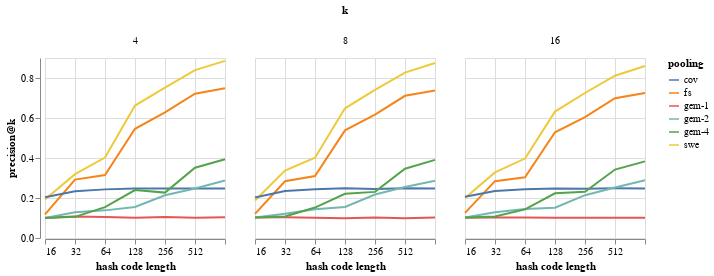

The notebook cell saved with this chart:
### Code cell
pointmnist_data_alt = alt.Data(values=pointmnist_data_k)
alt.Chart(pointmnist_data_alt).mark_line().encode(
    alt.X('code_length:Q', scale=alt.Scale(type='log', base=2), title='hash code length'),
    alt.Y('precision_k:Q', title='precision@k'),
    color='pooling:N'
).properties(
    width=180,
    height=180
).facet(
    column='k:N'
)

### Figure 1 — Vega-Lite specification as saved in the notebook (floating-point values rounded to 4 significant figures)
{"config": {"view": {"continuousWidth": 400, "continuousHeight": 300}}, "data": {"values": [{"dataset": "point_mnist", "pooling": "swe", "ann": "faiss-lsh", "k": 4, "code_length": 16, "emb_time_per_sample": 0.0007717, "inf_time_per_sample": 1.008e-05, "acc": 0.2369, "precision_k": 0.1925}, {"dataset": "point_mnist", "pooling": "swe", "ann": "faiss-lsh", "k": 4, "code_length": 32, "emb_time_per_sample": 0.000777, "inf_time_per_sample": 1.096e-05, "acc": 0.3621, "precision_k": 0.3194}, {"dataset": "point_mnist", "pooling": "swe", "ann": "faiss-lsh", "k": 4, "code_length": 64, "emb_time_per_sample": 0.0007514, "inf_time_per_sample": 2.385e-05, "acc": 0.4475, "precision_k": 0.402}, {"dataset": "point_mnist", "pooling": "swe", "ann": "faiss-lsh", "k": 4, "code_length": 128, "emb_time_per_sample": 0.0007825, "inf_time_per_sample": 2.778e-05, "acc": 0.7134, "precision_k": 0.6621}, {"dataset": "point_mnist", "pooling": "swe", "ann": "faiss-lsh", "k": 4, "code_length": 256, "emb_time_per_sample": 0.000775, "inf_time_per_sample": 0.0001177, "acc": 0.803, "precision_k": 0.7523}, {"dataset": "point_mnist", "pooling": "swe", "ann": "faiss-lsh", "k": 4, "code_length": 512, "emb_time_per_sample": 0.0007631, "inf_time_per_sample": 0.0002397, "acc": 0.8822, "precision_k": 0.8394}, {"dataset": "point_mnist", "pooling": "swe", "ann": "faiss-lsh", "k": 4, "code_length": 1024, "emb_time_per_sample": 0.000787, "inf_time_per_sample": 0.0003678, "acc": 0.9166, "precision_k": 0.8858}, {"dataset": "point_mnist", "pooling": "fs", "ann": "faiss-lsh", "k": 4, "code_length": 16, "emb_time_per_sample": 0.0002275, "inf_time_per_sample": 9.631e-06, "acc": 0.1333, "precision_k": 0.1185}, {"dataset": "point_mnist", "pooling": "fs", "ann": "faiss-lsh", "k": 4, "code_length": 32, "emb_time_per_sample": 0.0002229, "inf_time_per_sample": 9.32e-06, "acc": 0.307, "precision_k": 0.292}, {"dataset": "point_mnist", "pooling": "fs", "ann": "faiss-lsh", "k": 4, "code_length": 64, "emb_time_per_sample": 0.0002249, "inf_time_per_sample": 2.207e-05, "acc": 0.3481, "precision_k": 0.3151}, {"dataset": "point_mnist", "pooling": "fs", "ann": "faiss-lsh", "k": 4, "code_length": 128, "emb_time_per_sample": 0.0002315, "inf_time_per_sample": 2.446e-05, "acc": 0.6033, "precision_k": 0.5459}, {"dataset": "point_mnist", "pooling": "fs", "ann": "faiss-lsh", "k": 4, "code_length": 256, "emb_time_per_sample": 0.0002346, "inf_time_per_sample": 0.0001144, "acc": 0.6844, "precision_k": 0.6285}, {"dataset": "point_mnist", "pooling": "fs", "ann": "faiss-lsh", "k": 4, "code_length": 512, "emb_time_per_sample": 0.0002378, "inf_time_per_sample": 0.0001988, "acc": 0.771, "precision_k": 0.7212}, {"dataset": "point_mnist", "pooling": "fs", "ann": "faiss-lsh", "k": 4, "code_length": 1024, "emb_time_per_sample": 0.0002363, "inf_time_per_sample": 0.0003597, "acc": 0.7987, "precision_k": 0.7485}, {"dataset": "point_mnist", "pooling": "cov", "ann": "faiss-lsh", "k": 4, "code_length": 16, "emb_time_per_sample": 9.105e-05, "inf_time_per_sample": 9.096e-06, "acc": 0.204, "precision_k": 0.204}, {"dataset": "point_mnist", "pooling": "cov", "ann": "faiss-lsh", "k": 4, "code_length": 32, "emb_time_per_sample": 0.0001011, "inf_time_per_sample": 8.909e-06, "acc": 0.2481, "precision_k": 0.2337}, {"dataset": "point_mnist", "pooling": "cov", "ann": "faiss-lsh", "k": 4, "code_length": 64, "emb_time_per_sample": 8.703e-05, "inf_time_per_sample": 2.17e-05, "acc": 0.2642, "precision_k": 0.2431}, {"dataset": "point_mnist", "pooling": "cov", "ann": "faiss-lsh", "k": 4, "code_length": 128, "emb_time_per_sample": 8.653e-05, "inf_time_per_sample": 2.378e-05, "acc": 0.265, "precision_k": 0.2474}, {"dataset": "point_mnist", "pooling": "cov", "ann": "faiss-lsh", "k": 4, "code_length": 256, "emb_time_per_sample": 0.0001066, "inf_time_per_sample": 0.0001157, "acc": 0.2647, "precision_k": 0.247}, {"dataset": "point_mnist", "pooling": "cov", "ann": "faiss-lsh", "k": 4, "code_length": 512, "emb_time_per_sample": 8.733e-05, "inf_time_per_sample": 0.0001879, "acc": 0.2701, "precision_k": 0.2479}, {"dataset": "point_mnist", "pooling": "cov", "ann": "faiss-lsh", "k": 4, "code_length": 1024, "emb_time_per_sample": 8.668e-05, "inf_time_per_sample": 0.0003633, "acc": 0.265, "precision_k": 0.2473}, {"dataset": "point_mnist", "pooling": "gem-1", "ann": "faiss-lsh", "k": 4, "code_length": 16, "power": 1, "emb_time_per_sample": 6.157e-05, "inf_time_per_sample": 1.02e-05, "acc": 0.1037, "precision_k": 0.1011}, {"dataset": "point_mnist", "pooling": "gem-1", "ann": "faiss-lsh", "k": 4, "code_length": 32, "power": 1, "emb_time_per_sample": 4.767e-05, "inf_time_per_sample": 8.653e-06, "acc": 0.1084, "precision_k": 0.1072}, {"dataset": "point_mnist", "pooling": "gem-1", "ann": "faiss-lsh", "k": 4, "code_length": 64, "power": 1, "emb_time_per_sample": 4.976e-05, "inf_time_per_sample": 2.423e-05, "acc": 0.1045, "precision_k": 0.1048}, {"dataset": "point_mnist", "pooling": "gem-1", "ann": "faiss-lsh", "k": 4, "code_length": 128, "power": 1, "emb_time_per_sample": 4.609e-05, "inf_time_per_sample": 2.638e-05, "acc": 0.1116, "precision_k": 0.1012}, {"dataset": "point_mnist", "pooling": "gem-1", "ann": "faiss-lsh", "k": 4, "code_length": 256, "power": 1, "emb_time_per_sample": 5.295e-05, "inf_time_per_sample": 0.0001111, "acc": 0.1085, "precision_k": 0.1053}, {"dataset": "point_mnist", "pooling": "gem-1", "ann": "faiss-lsh", "k": 4, "code_length": 512, "power": 1, "emb_time_per_sample": 4.623e-05, "inf_time_per_sample": 0.0002003, "acc": 0.1057, "precision_k": 0.1009}, {"dataset": "point_mnist", "pooling": "gem-1", "ann": "faiss-lsh", "k": 4, "code_length": 1024, "power": 1, "emb_time_per_sample": 4.764e-05, "inf_time_per_sample": 0.0003392, "acc": 0.1085, "precision_k": 0.1041}, {"dataset": "point_mnist", "pooling": "gem-2", "ann": "faiss-lsh", "k": 4, "code_length": 16, "power": 2, "emb_time_per_sample": 6.29e-05, "inf_time_per_sample": 1.021e-05, "acc": 0.0984, "precision_k": 0.1001}, {"dataset": "point_mnist", "pooling": "gem-2", "ann": "faiss-lsh", "k": 4, "code_length": 32, "power": 2, "emb_time_per_sample": 7.114e-05, "inf_time_per_sample": 9.099e-06, "acc": 0.1459, "precision_k": 0.1285}, {"dataset": "point_mnist", "pooling": "gem-2", "ann": "faiss-lsh", "k": 4, "code_length": 64, "power": 2, "emb_time_per_sample": 6.268e-05, "inf_time_per_sample": 2.508e-05, "acc": 0.1722, "precision_k": 0.1381}, {"dataset": "point_mnist", "pooling": "gem-2", "ann": "faiss-lsh", "k": 4, "code_length": 128, "power": 2, "emb_time_per_sample": 6.287e-05, "inf_time_per_sample": 2.365e-05, "acc": 0.1852, "precision_k": 0.1555}, {"dataset": "point_mnist", "pooling": "gem-2", "ann": "faiss-lsh", "k": 4, "code_length": 256, "power": 2, "emb_time_per_sample": 6.114e-05, "inf_time_per_sample": 0.0001175, "acc": 0.259, "precision_k": 0.2137}, {"dataset": "point_mnist", "pooling": "gem-2", "ann": "faiss-lsh", "k": 4, "code_length": 512, "power": 2, "emb_time_per_sample": 6.014e-05, "inf_time_per_sample": 0.0001943, "acc": 0.2715, "precision_k": 0.2474}, {"dataset": "point_mnist", "pooling": "gem-2", "ann": "faiss-lsh", "k": 4, "code_length": 1024, "power": 2, "emb_time_per_sample": 6.828e-05, "inf_time_per_sample": 0.0003444, "acc": 0.3218, "precision_k": 0.2872}, {"dataset": "point_mnist", "pooling": "gem-4", "ann": "faiss-lsh", "k": 4, "code_length": 16, "power": 4, "emb_time_per_sample": 9.021e-05, "inf_time_per_sample": 1e-05, "acc": 0.098, "precision_k": 0.09972}, {"dataset": "point_mnist", "pooling": "gem-4", "ann": "faiss-lsh", "k": 4, "code_length": 32, "power": 4, "emb_time_per_sample": 9.526e-05, "inf_time_per_sample": 9.286e-06, "acc": 0.0983, "precision_k": 0.1058}, {"dataset": "point_mnist", "pooling": "gem-4", "ann": "faiss-lsh", "k": 4, "code_length": 64, "power": 4, "emb_time_per_sample": 9.106e-05, "inf_time_per_sample": 2.223e-05, "acc": 0.1941, "precision_k": 0.1542}, {"dataset": "point_mnist", "pooling": "gem-4", "ann": "faiss-lsh", "k": 4, "code_length": 128, "power": 4, "emb_time_per_sample": 0.0001035, "inf_time_per_sample": 2.416e-05, "acc": 0.2565, "precision_k": 0.2395}, {"dataset": "point_mnist", "pooling": "gem-4", "ann": "faiss-lsh", "k": 4, "code_length": 256, "power": 4, "emb_time_per_sample": 8.665e-05, "inf_time_per_sample": 0.0001117, "acc": 0.2773, "precision_k": 0.2269}, {"dataset": "point_mnist", "pooling": "gem-4", "ann": "faiss-lsh", "k": 4, "code_length": 512, "power": 4, "emb_time_per_sample": 8.724e-05, "inf_time_per_sample": 0.0002133, "acc": 0.3943, "precision_k": 0.3512}, {"dataset": "point_mnist", "pooling": "gem-4", "ann": "faiss-lsh", "k": 4, "code_length": 1024, "power": 4, "emb_time_per_sample": 9.349e-05, "inf_time_per_sample": 0.000346, "acc": 0.4459, "precision_k": 0.3936}, {"dataset": "point_mnist", "pooling": "swe", "ann": "faiss-lsh", "k": 8, "code_length": 16, "emb_time_per_sample": 0.000768, "inf_time_per_sample": 9.982e-06, "acc": 0.2337, "precision_k": 0.1878}, {"dataset": "point_mnist", "pooling": "swe", "ann": "faiss-lsh", "k": 8, "code_length": 32, "emb_time_per_sample": 0.0007606, "inf_time_per_sample": 1.084e-05, "acc": 0.3858, "precision_k": 0.3372}, {"dataset": "point_mnist", "pooling": "swe", "ann": "faiss-lsh", "k": 8, "code_length": 64, "emb_time_per_sample": 0.0007589, "inf_time_per_sample": 2.386e-05, "acc": 0.4554, "precision_k": 0.4014}, {"dataset": "point_mnist", "pooling": "swe", "ann": "faiss-lsh", "k": 8, "code_length": 128, "emb_time_per_sample": 0.0007554, "inf_time_per_sample": 2.796e-05, "acc": 0.7329, "precision_k": 0.6483}, {"dataset": "point_mnist", "pooling": "swe", "ann": "faiss-lsh", "k": 8, "code_length": 256, "emb_time_per_sample": 0.0007532, "inf_time_per_sample": 0.0001191, "acc": 0.8142, "precision_k": 0.7407}, {"dataset": "point_mnist", "pooling": "swe", "ann": "faiss-lsh", "k": 8, "code_length": 512, "emb_time_per_sample": 0.000784, "inf_time_per_sample": 0.0002309, "acc": 0.8867, "precision_k": 0.8272}, {"dataset": "point_mnist", "pooling": "swe", "ann": "faiss-lsh", "k": 8, "code_length": 1024, "emb_time_per_sample": 0.0007651, "inf_time_per_sample": 0.0003706, "acc": 0.9175, "precision_k": 0.8747}, {"dataset": "point_mnist", "pooling": "fs", "ann": "faiss-lsh", "k": 8, "code_length": 16, "emb_time_per_sample": 0.000222, "inf_time_per_sample": 1.008e-05, "acc": 0.1039, "precision_k": 0.1205}, {"dataset": "point_mnist", "pooling": "fs", "ann": "faiss-lsh", "k": 8, "code_length": 32, "emb_time_per_sample": 0.0002202, "inf_time_per_sample": 8.982e-06, "acc": 0.3537, "precision_k": 0.2839}, {"dataset": "point_mnist", "pooling": "fs", "ann": "faiss-lsh", "k": 8, "code_length": 64, "emb_time_per_sample": 0.0002242, "inf_time_per_sample": 2.19e-05, "acc": 0.3783, "precision_k": 0.3096}, {"dataset": "point_mnist", "pooling": "fs", "ann": "faiss-lsh", "k": 8, "code_length": 128, "emb_time_per_sample": 0.0002175, "inf_time_per_sample": 2.406e-05, "acc": 0.621, "precision_k": 0.5383}, {"dataset": "point_mnist", "pooling": "fs", "ann": "faiss-lsh", "k": 8, "code_length": 256, "emb_time_per_sample": 0.0002138, "inf_time_per_sample": 0.0001114, "acc": 0.699, "precision_k": 0.6166}, {"dataset": "point_mnist", "pooling": "fs", "ann": "faiss-lsh", "k": 8, "code_length": 512, "emb_time_per_sample": 0.000214, "inf_time_per_sample": 0.0001886, "acc": 0.7814, "precision_k": 0.711}, {"dataset": "point_mnist", "pooling": "fs", "ann": "faiss-lsh", "k": 8, "code_length": 1024, "emb_time_per_sample": 0.0002303, "inf_time_per_sample": 0.0003703, "acc": 0.8067, "precision_k": 0.7377}, {"dataset": "point_mnist", "pooling": "cov", "ann": "faiss-lsh", "k": 8, "code_length": 16, "emb_time_per_sample": 8.841e-05, "inf_time_per_sample": 9.094e-06, "acc": 0.2188, "precision_k": 0.202}, {"dataset": "point_mnist", "pooling": "cov", "ann": "faiss-lsh", "k": 8, "code_length": 32, "emb_time_per_sample": 8.869e-05, "inf_time_per_sample": 9.92e-06, "acc": 0.2591, "precision_k": 0.2353}, {"dataset": "point_mnist", "pooling": "cov", "ann": "faiss-lsh", "k": 8, "code_length": 64, "emb_time_per_sample": 9.614e-05, "inf_time_per_sample": 2.258e-05, "acc": 0.2682, "precision_k": 0.2432}, {"dataset": "point_mnist", "pooling": "cov", "ann": "faiss-lsh", "k": 8, "code_length": 128, "emb_time_per_sample": 8.641e-05, "inf_time_per_sample": 2.383e-05, "acc": 0.2831, "precision_k": 0.2491}, {"dataset": "point_mnist", "pooling": "cov", "ann": "faiss-lsh", "k": 8, "code_length": 256, "emb_time_per_sample": 8.869e-05, "inf_time_per_sample": 0.0001162, "acc": 0.2694, "precision_k": 0.2451}, {"dataset": "point_mnist", "pooling": "cov", "ann": "faiss-lsh", "k": 8, "code_length": 512, "emb_time_per_sample": 9.476e-05, "inf_time_per_sample": 0.0001897, "acc": 0.282, "precision_k": 0.2485}, {"dataset": "point_mnist", "pooling": "cov", "ann": "faiss-lsh", "k": 8, "code_length": 1024, "emb_time_per_sample": 9.328e-05, "inf_time_per_sample": 0.0003541, "acc": 0.276, "precision_k": 0.2481}, {"dataset": "point_mnist", "pooling": "gem-1", "ann": "faiss-lsh", "k": 8, "code_length": 16, "power": 1, "emb_time_per_sample": 4.709e-05, "inf_time_per_sample": 8.959e-06, "acc": 0.1135, "precision_k": 0.1029}, {"dataset": "point_mnist", "pooling": "gem-1", "ann": "faiss-lsh", "k": 8, "code_length": 32, "power": 1, "emb_time_per_sample": 4.938e-05, "inf_time_per_sample": 9.085e-06, "acc": 0.1137, "precision_k": 0.1033}, {"dataset": "point_mnist", "pooling": "gem-1", "ann": "faiss-lsh", "k": 8, "code_length": 64, "power": 1, "emb_time_per_sample": 5.255e-05, "inf_time_per_sample": 2.176e-05, "acc": 0.1116, "precision_k": 0.1015}, {"dataset": "point_mnist", "pooling": "gem-1", "ann": "faiss-lsh", "k": 8, "code_length": 128, "power": 1, "emb_time_per_sample": 4.529e-05, "inf_time_per_sample": 2.379e-05, "acc": 0.0986, "precision_k": 0.09894}, {"dataset": "point_mnist", "pooling": "gem-1", "ann": "faiss-lsh", "k": 8, "code_length": 256, "power": 1, "emb_time_per_sample": 4.684e-05, "inf_time_per_sample": 0.0001203, "acc": 0.1073, "precision_k": 0.1025}, {"dataset": "point_mnist", "pooling": "gem-1", "ann": "faiss-lsh", "k": 8, "code_length": 512, "power": 1, "emb_time_per_sample": 4.96e-05, "inf_time_per_sample": 0.000218, "acc": 0.099, "precision_k": 0.0989}, {"dataset": "point_mnist", "pooling": "gem-1", "ann": "faiss-lsh", "k": 8, "code_length": 1024, "power": 1, "emb_time_per_sample": 5.148e-05, "inf_time_per_sample": 0.000358, "acc": 0.1041, "precision_k": 0.1022}, {"dataset": "point_mnist", "pooling": "gem-2", "ann": "faiss-lsh", "k": 8, "code_length": 16, "power": 2, "emb_time_per_sample": 6.831e-05, "inf_time_per_sample": 1.149e-05, "acc": 0.114, "precision_k": 0.1025}, {"dataset": "point_mnist", "pooling": "gem-2", "ann": "faiss-lsh", "k": 8, "code_length": 32, "power": 2, "emb_time_per_sample": 6.819e-05, "inf_time_per_sample": 1.403e-05, "acc": 0.1529, "precision_k": 0.1218}, {"dataset": "point_mnist", "pooling": "gem-2", "ann": "faiss-lsh", "k": 8, "code_length": 64, "power": 2, "emb_time_per_sample": 6.876e-05, "inf_time_per_sample": 2.992e-05, "acc": 0.1876, "precision_k": 0.1432}, {"dataset": "point_mnist", "pooling": "gem-2", "ann": "faiss-lsh", "k": 8, "code_length": 128, "power": 2, "emb_time_per_sample": 6.59e-05, "inf_time_per_sample": 2.858e-05, "acc": 0.1858, "precision_k": 0.1553}, {"dataset": "point_mnist", "pooling": "gem-2", "ann": "faiss-lsh", "k": 8, "code_length": 256, "power": 2, "emb_time_per_sample": 7.532e-05, "inf_time_per_sample": 0.0001267, "acc": 0.2797, "precision_k": 0.2171}, {"dataset": "point_mnist", "pooling": "gem-2", "ann": "faiss-lsh", "k": 8, "code_length": 512, "power": 2, "emb_time_per_sample": 6.591e-05, "inf_time_per_sample": 0.0002118, "acc": 0.3021, "precision_k": 0.2554}, {"dataset": "point_mnist", "pooling": "gem-2", "ann": "faiss-lsh", "k": 8, "code_length": 1024, "power": 2, "emb_time_per_sample": 6.583e-05, "inf_time_per_sample": 0.0003693, "acc": 0.347, "precision_k": 0.2858}, {"dataset": "point_mnist", "pooling": "gem-4", "ann": "faiss-lsh", "k": 8, "code_length": 16, "power": 4, "emb_time_per_sample": 0.0001038, "inf_time_per_sample": 9.721e-06, "acc": 0.1135, "precision_k": 0.1022}, {"dataset": "point_mnist", "pooling": "gem-4", "ann": "faiss-lsh", "k": 8, "code_length": 32, "power": 4, "emb_time_per_sample": 9.72e-05, "inf_time_per_sample": 1.187e-05, "acc": 0.1215, "precision_k": 0.1075}, {"dataset": "point_mnist", "pooling": "gem-4", "ann": "faiss-lsh", "k": 8, "code_length": 64, "power": 4, "emb_time_per_sample": 8.79e-05, "inf_time_per_sample": 2.194e-05, "acc": 0.1794, "precision_k": 0.1522}, {"dataset": "point_mnist", "pooling": "gem-4", "ann": "faiss-lsh", "k": 8, "code_length": 128, "power": 4, "emb_time_per_sample": 8.72e-05, "inf_time_per_sample": 2.571e-05, "acc": 0.2728, "precision_k": 0.2211}, {"dataset": "point_mnist", "pooling": "gem-4", "ann": "faiss-lsh", "k": 8, "code_length": 256, "power": 4, "emb_time_per_sample": 9.212e-05, "inf_time_per_sample": 0.0001203, "acc": 0.2911, "precision_k": 0.2305}, {"dataset": "point_mnist", "pooling": "gem-4", "ann": "faiss-lsh", "k": 8, "code_length": 512, "power": 4, "emb_time_per_sample": 8.207e-05, "inf_time_per_sample": 0.0002046, "acc": 0.432, "precision_k": 0.3466}, {"dataset": "point_mnist", "pooling": "gem-4", "ann": "faiss-lsh", "k": 8, "code_length": 1024, "power": 4, "emb_time_per_sample": 0.0001112, "inf_time_per_sample": 0.0003512, "acc": 0.4715, "precision_k": 0.3905}, {"dataset": "point_mnist", "pooling": "swe", "ann": "faiss-lsh", "k": 16, "code_length": 16, "emb_time_per_sample": 0.0008244, "inf_time_per_sample": 1.118e-05, "acc": 0.2425, "precision_k": 0.1998}, {"dataset": "point_mnist", "pooling": "swe", "ann": "faiss-lsh", "k": 16, "code_length": 32, "emb_time_per_sample": 0.0007407, "inf_time_per_sample": 1.051e-05, "acc": 0.4141, "precision_k": 0.3278}, {"dataset": "point_mnist", "pooling": "swe", "ann": "faiss-lsh", "k": 16, "code_length": 64, "emb_time_per_sample": 0.0007799, "inf_time_per_sample": 3.102e-05, "acc": 0.4857, "precision_k": 0.3973}, {"dataset": "point_mnist", "pooling": "swe", "ann": "faiss-lsh", "k": 16, "code_length": 128, "emb_time_per_sample": 0.0007701, "inf_time_per_sample": 2.814e-05, "acc": 0.7385, "precision_k": 0.632}, {"dataset": "point_mnist", "pooling": "swe", "ann": "faiss-lsh", "k": 16, "code_length": 256, "emb_time_per_sample": 0.0007575, "inf_time_per_sample": 0.0001186, "acc": 0.8159, "precision_k": 0.7251}, {"dataset": "point_mnist", "pooling": "swe", "ann": "faiss-lsh", "k": 16, "code_length": 512, "emb_time_per_sample": 0.0007804, "inf_time_per_sample": 0.0002246, "acc": 0.8836, "precision_k": 0.8113}, {"dataset": "point_mnist", "pooling": "swe", "ann": "faiss-lsh", "k": 16, "code_length": 1024, "emb_time_per_sample": 0.0007439, "inf_time_per_sample": 0.0003722, "acc": 0.915, "precision_k": 0.86}, {"dataset": "point_mnist", "pooling": "fs", "ann": "faiss-lsh", "k": 16, "code_length": 16, "emb_time_per_sample": 0.0002366, "inf_time_per_sample": 9.803e-06, "acc": 0.1181, "precision_k": 0.1258}, {"dataset": "point_mnist", "pooling": "fs", "ann": "faiss-lsh", "k": 16, "code_length": 32, "emb_time_per_sample": 0.0002261, "inf_time_per_sample": 9.765e-06, "acc": 0.3829, "precision_k": 0.2842}, {"dataset": "point_mnist", "pooling": "fs", "ann": "faiss-lsh", "k": 16, "code_length": 64, "emb_time_per_sample": 0.000244, "inf_time_per_sample": 2.266e-05, "acc": 0.3964, "precision_k": 0.3038}, {"dataset": "point_mnist", "pooling": "fs", "ann": "faiss-lsh", "k": 16, "code_length": 128, "emb_time_per_sample": 0.0002412, "inf_time_per_sample": 2.807e-05, "acc": 0.6366, "precision_k": 0.5286}, {"dataset": "point_mnist", "pooling": "fs", "ann": "faiss-lsh", "k": 16, "code_length": 256, "emb_time_per_sample": 0.0002425, "inf_time_per_sample": 0.0001237, "acc": 0.7042, "precision_k": 0.6048}, {"dataset": "point_mnist", "pooling": "fs", "ann": "faiss-lsh", "k": 16, "code_length": 512, "emb_time_per_sample": 0.0002587, "inf_time_per_sample": 0.0002163, "acc": 0.7882, "precision_k": 0.6987}, {"dataset": "point_mnist", "pooling": "fs", "ann": "faiss-lsh", "k": 16, "code_length": 1024, "emb_time_per_sample": 0.0002446, "inf_time_per_sample": 0.0003812, "acc": 0.8066, "precision_k": 0.7253}, {"dataset": "point_mnist", "pooling": "cov", "ann": "faiss-lsh", "k": 16, "code_length": 16, "emb_time_per_sample": 9.92e-05, "inf_time_per_sample": 1.018e-05, "acc": 0.2497, "precision_k": 0.2064}, {"dataset": "point_mnist", "pooling": "cov", "ann": "faiss-lsh", "k": 16, "code_length": 32, "emb_time_per_sample": 8.813e-05, "inf_time_per_sample": 9.119e-06, "acc": 0.278, "precision_k": 0.2352}, {"dataset": "point_mnist", "pooling": "cov", "ann": "faiss-lsh", "k": 16, "code_length": 64, "emb_time_per_sample": 0.0001067, "inf_time_per_sample": 2.2e-05, "acc": 0.2814, "precision_k": 0.2443}, {"dataset": "point_mnist", "pooling": "cov", "ann": "faiss-lsh", "k": 16, "code_length": 128, "emb_time_per_sample": 8.608e-05, "inf_time_per_sample": 2.475e-05, "acc": 0.2872, "precision_k": 0.2475}, {"dataset": "point_mnist", "pooling": "cov", "ann": "faiss-lsh", "k": 16, "code_length": 256, "emb_time_per_sample": 8.231e-05, "inf_time_per_sample": 0.0001137, "acc": 0.2858, "precision_k": 0.2464}, {"dataset": "point_mnist", "pooling": "cov", "ann": "faiss-lsh", "k": 16, "code_length": 512, "emb_time_per_sample": 8.893e-05, "inf_time_per_sample": 0.000191, "acc": 0.2898, "precision_k": 0.2487}, {"dataset": "point_mnist", "pooling": "cov", "ann": "faiss-lsh", "k": 16, "code_length": 1024, "emb_time_per_sample": 8.478e-05, "inf_time_per_sample": 0.0003557, "acc": 0.2811, "precision_k": 0.248}, {"dataset": "point_mnist", "pooling": "gem-1", "ann": "faiss-lsh", "k": 16, "code_length": 16, "power": 1, "emb_time_per_sample": 5.349e-05, "inf_time_per_sample": 1.154e-05, "acc": 0.1111, "precision_k": 0.1016}, {"dataset": "point_mnist", "pooling": "gem-1", "ann": "faiss-lsh", "k": 16, "code_length": 32, "power": 1, "emb_time_per_sample": 6.185e-05, "inf_time_per_sample": 1.35e-05, "acc": 0.113, "precision_k": 0.1024}, {"dataset": "point_mnist", "pooling": "gem-1", "ann": "faiss-lsh", "k": 16, "code_length": 64, "power": 1, "emb_time_per_sample": 5.266e-05, "inf_time_per_sample": 2.534e-05, "acc": 0.1184, "precision_k": 0.1027}, {"dataset": "point_mnist", "pooling": "gem-1", "ann": "faiss-lsh", "k": 16, "code_length": 128, "power": 1, "emb_time_per_sample": 4.907e-05, "inf_time_per_sample": 2.5e-05, "acc": 0.101, "precision_k": 0.1014}, {"dataset": "point_mnist", "pooling": "gem-1", "ann": "faiss-lsh", "k": 16, "code_length": 256, "power": 1, "emb_time_per_sample": 4.624e-05, "inf_time_per_sample": 0.0001122, "acc": 0.1014, "precision_k": 0.1016}, {"dataset": "point_mnist", "pooling": "gem-1", "ann": "faiss-lsh", "k": 16, "code_length": 512, "power": 1, "emb_time_per_sample": 6.852e-05, "inf_time_per_sample": 0.0001873, "acc": 0.1008, "precision_k": 0.1015}, {"dataset": "point_mnist", "pooling": "gem-1", "ann": "faiss-lsh", "k": 16, "code_length": 1024, "power": 1, "emb_time_per_sample": 4.53e-05, "inf_time_per_sample": 0.0004002, "acc": 0.0996, "precision_k": 0.1011}, {"dataset": "point_mnist", "pooling": "gem-2", "ann": "faiss-lsh", "k": 16, "code_length": 16, "power": 2, "emb_time_per_sample": 6.323e-05, "inf_time_per_sample": 9.136e-06, "acc": 0.114, "precision_k": 0.1023}, {"dataset": "point_mnist", "pooling": "gem-2", "ann": "faiss-lsh", "k": 16, "code_length": 32, "power": 2, "emb_time_per_sample": 6.273e-05, "inf_time_per_sample": 8.918e-06, "acc": 0.1529, "precision_k": 0.1285}, {"dataset": "point_mnist", "pooling": "gem-2", "ann": "faiss-lsh", "k": 16, "code_length": 64, "power": 2, "emb_time_per_sample": 6.292e-05, "inf_time_per_sample": 2.344e-05, "acc": 0.1966, "precision_k": 0.1451}, {"dataset": "point_mnist", "pooling": "gem-2", "ann": "faiss-lsh", "k": 16, "code_length": 128, "power": 2, "emb_time_per_sample": 7.229e-05, "inf_time_per_sample": 2.487e-05, "acc": 0.175, "precision_k": 0.1516}, {"dataset": "point_mnist", "pooling": "gem-2", "ann": "faiss-lsh", "k": 16, "code_length": 256, "power": 2, "emb_time_per_sample": 6.012e-05, "inf_time_per_sample": 0.000117, "acc": 0.2827, "precision_k": 0.2142}, {"dataset": "point_mnist", "pooling": "gem-2", "ann": "faiss-lsh", "k": 16, "code_length": 512, "power": 2, "emb_time_per_sample": 5.594e-05, "inf_time_per_sample": 0.0001879, "acc": 0.291, "precision_k": 0.2526}, {"dataset": "point_mnist", "pooling": "gem-2", "ann": "faiss-lsh", "k": 16, "code_length": 1024, "power": 2, "emb_time_per_sample": 6.23e-05, "inf_time_per_sample": 0.0003598, "acc": 0.3707, "precision_k": 0.2892}, {"dataset": "point_mnist", "pooling": "gem-4", "ann": "faiss-lsh", "k": 16, "code_length": 16, "power": 4, "emb_time_per_sample": 9.567e-05, "inf_time_per_sample": 9.69e-06, "acc": 0.1135, "precision_k": 0.102}, {"dataset": "point_mnist", "pooling": "gem-4", "ann": "faiss-lsh", "k": 16, "code_length": 32, "power": 4, "emb_time_per_sample": 9.351e-05, "inf_time_per_sample": 9.043e-06, "acc": 0.1215, "precision_k": 0.1078}, {"dataset": "point_mnist", "pooling": "gem-4", "ann": "faiss-lsh", "k": 16, "code_length": 64, "power": 4, "emb_time_per_sample": 8.951e-05, "inf_time_per_sample": 2.179e-05, "acc": 0.1888, "precision_k": 0.1429}, {"dataset": "point_mnist", "pooling": "gem-4", "ann": "faiss-lsh", "k": 16, "code_length": 128, "power": 4, "emb_time_per_sample": 0.0001027, "inf_time_per_sample": 2.605e-05, "acc": 0.2912, "precision_k": 0.2234}, {"dataset": "point_mnist", "pooling": "gem-4", "ann": "faiss-lsh", "k": 16, "code_length": 256, "power": 4, "emb_time_per_sample": 8.935e-05, "inf_time_per_sample": 0.0001191, "acc": 0.3217, "precision_k": 0.2306}, {"dataset": "point_mnist", "pooling": "gem-4", "ann": "faiss-lsh", "k": 16, "code_length": 512, "power": 4, "emb_time_per_sample": 0.0001092, "inf_time_per_sample": 0.0002018, "acc": 0.4487, "precision_k": 0.3423}, {"dataset": "point_mnist", "pooling": "gem-4", "ann": "faiss-lsh", "k": 16, "code_length": 1024, "power": 4, "emb_time_per_sample": 8.476e-05, "inf_time_per_sample": 0.0003517, "acc": 0.4872, "precision_k": 0.3831}]}, "facet": {"column": {"type": "nominal", "field": "k"}}, "spec": {"mark": "line", "encoding": {"color": {"type": "nominal", "field": "pooling"}, "x": {"type": "quantitative", "field": "code_length", "scale": {"base": 2, "type": "log"}, "title": "hash code length"}, "y": {"type": "quantitative", "field": "precision_k", "title": "precision@k"}}, "height": 180, "width": 180}, "$schema": "https://vega.github.io/schema/vega-lite/v4.8.1.json"}
